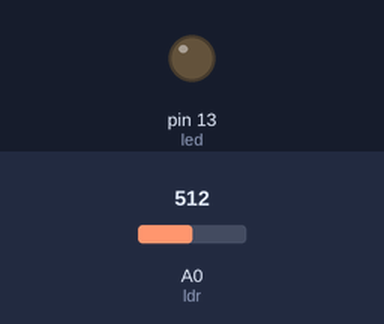
A sketch run on a simulated Arduino Uno, built with avr-gcc and run on an emulated ATmega328P. Shown: output pins drawn as LEDs (lit = HIGH). The test bench sets the inputs (shaded band); at power-on: A0 (ldr) = 512.

Above: at 1.8 s.
1.9 s: A0 (ldr) set to 994
3.4 s: A0 (ldr) set to 1012
At 5.1 s:
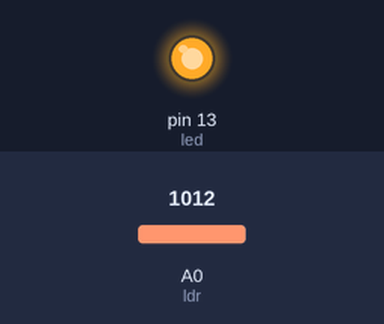
5.5 s: A0 (ldr) set to 990
At 6.6 s:
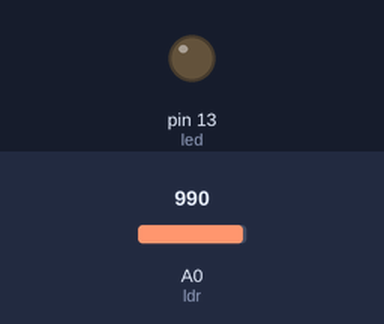
7.5 s: A0 (ldr) set to 1010
At 9.4 s:
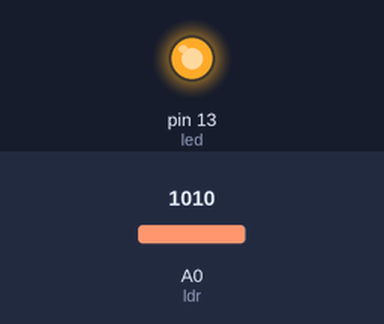
Timing chart, 0 to 10.5 s (numbered marks = the images above; inputs shaded):
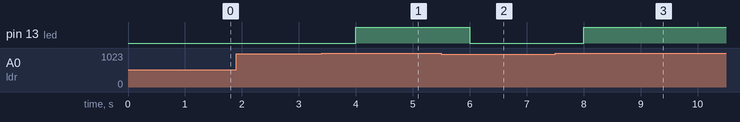

The sketch:

ldr_arduino.ino
```cpp
int led = 13;
int ldr = A0;
int sensor;
void setup()
{
  pinMode(led, OUTPUT);
  pinMode(ldr, INPUT);

}

void loop()
{
  sensor = analogRead(ldr);

  if(sensor > 1000){
  digitalWrite(led, HIGH);
  delay(1000);
  }else{
  digitalWrite(led, LOW);
  delay(1000);
  }
}
```

Measured:
- the behaviour switches between 1000 and 1001 on A0 (ldr) (found by bisection; images 0 and 1)
- after the input at 1.9 s, every drawn part: stays the same
- after the input at 3.4 s, pin 13 (led): LOW → HIGH after 0.60 s
- after the input at 5.5 s, pin 13 (led): HIGH → LOW after 0.50 s
- after the input at 7.5 s, pin 13 (led): LOW → HIGH after 0.50 s
